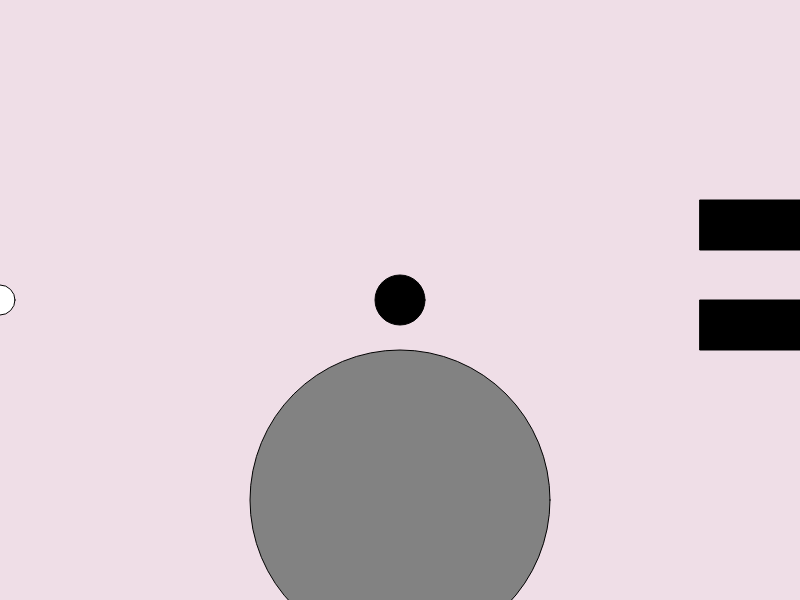
Frame 1 (no input)
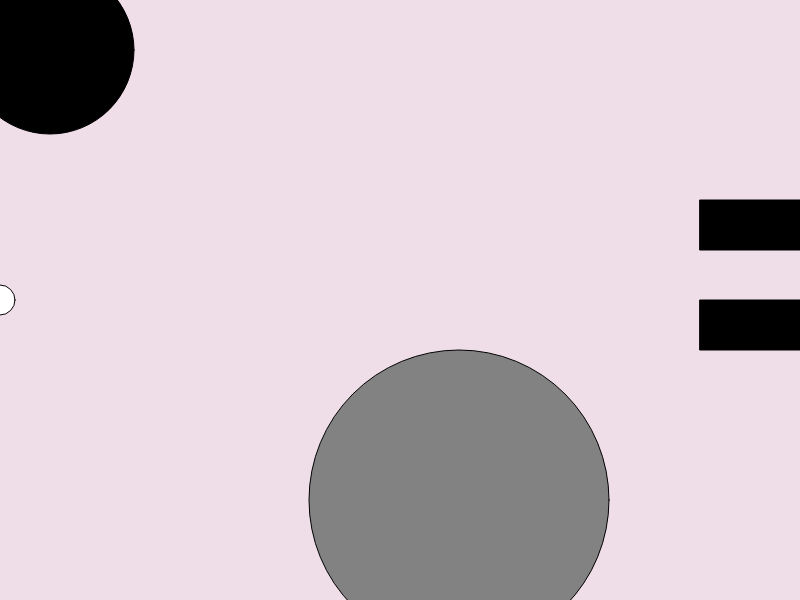
Frame 60 (no input)
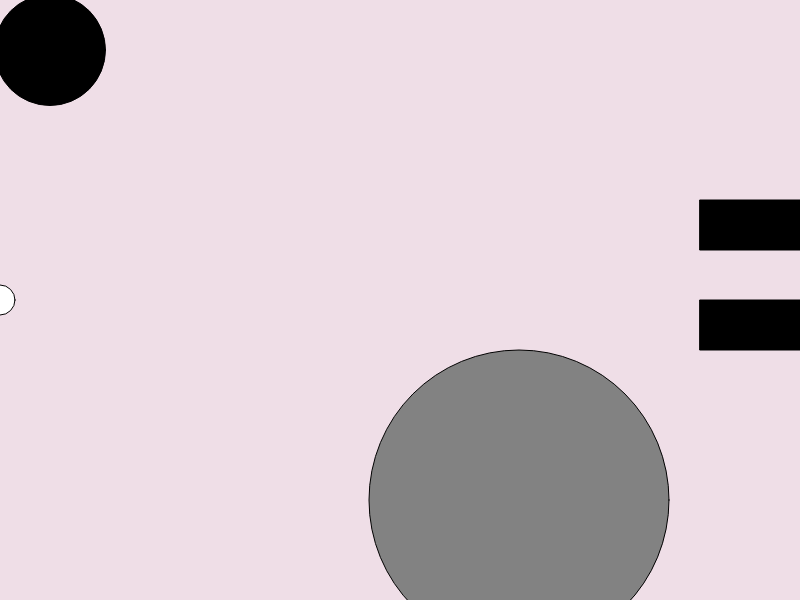
Frame 120 (the mouse pressed at the canvas centre since frame 60)

The p5.js sketch that drew these frames (run headless with seeded random() and noise() and a simulated clock; from frame 60 on, the mouse is pressed at the canvas centre):

// p5.js sketch
// ── sketch.js
var x = 400;
var y = 300;
var diameter = 50;
var mousex = 0;
var mousey = 300;
var speed = 20;
var movement = 1;
var a = 400;
var b = 500;
var diameter1 = 300;


function setup() 
{
    createCanvas(800, 600);
}

function draw() 
{
    background(239, 222, 231);
    fill(0);
    circle(x, y, diameter);
    rect(700,300,100,50);
    rect(700,200,100,50);
    fill(130);
    circle(a, b, diameter1);
    if (a >= 700 || a <= 100)
    {
      movement*=-1;  
    }
    a += movement;

    if (x >= 300) 
    {
        x = 50;
    }

    if (y >= 300) 
    {
            y = 50;
    }

    if (diameter < 200) 
    {
        diameter += 2;
    } 

    else if (diameter >= 200) 
    {
        diameter = 25;
    }
    fill(255);
    //this is my player
    circle(mousex, mousey, 30);

    if (mousex > 800 && mousey > 250)
    
    {
        fill(0);
        textSize(25);
        text("You Win!", width/2-50, height/2-50);
    }
   console.log(mousex); 
   console.log(mousey);
}

function keyPressed() 
{
    if (key == 'd') 
    {
        mousex += speed;
    } 
    else if (key == 'a') 
    {
        mousex -= speed;
    }
    else if (key == 'w')
    {
        mousey -= speed;
    }
    else if (key == 's')
    {
        mousey += speed;
    }   
}
function mouseClicked()
{
    fill(200);
    circle(300, 200, 100); 
}
